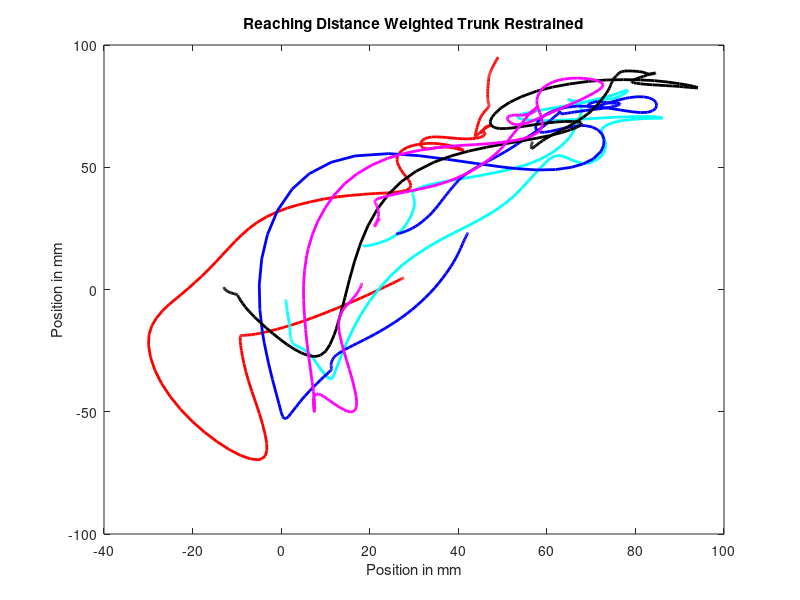

The MATLAB script that drew this image:
%% ACT 3D Reaching Distance trunk restrained

%LOADING
%trials 23,24,25,29,32

%shoulder position for all trials
 shoulderx = 0.0869251009589711;
 shouldery = 0.404403749533378;
 shoulderz = -0.0828616048932728;

%trial 23
load('Target_23_1_table.mat')

x23 = cell2mat(trialData(3,2:353))*1000;
y23 = cell2mat(trialData(4,2:353))*1000;

%Reaching distance
reach23 = sqrt((x23-shoulderx).^2+(y23-shouldery).^2);

%Finding Max distance
maxdist23 = max(reach23); % same as end index 

%trial24 
load('Target_24_1_table.mat')

x24 = cell2mat(trialData(3,2:353))*1000;
y24 = cell2mat(trialData(4,2:353))*1000;

%trial25
load('Target_25_1_table.mat')

x25 = cell2mat(trialData(3,2:353))*1000;
y25 = cell2mat(trialData(4,2:353))*1000;

%trial29 
load('Target_29_1_table.mat')

x29 = cell2mat(trialData(3,2:353))*1000;
y29 = cell2mat(trialData(4,2:353))*1000;

%trial32
load('Target_32_1_table.mat')

x32 = cell2mat(trialData(3,2:353))*1000;
y32 = cell2mat(trialData(4,2:353))*1000;

figure(1)
plot(x23,-y23,'r','LineWidth',2)
hold on
plot(x24,-y24,'c','LineWidth',2)
plot(x25,-y25,'b','LineWidth',2)
plot(x29,-y29,'k','LineWidth',2)
plot(x32,-y32,'m','LineWidth',2)
title('Reaching Distance Weighted Trunk Restrained')
xlabel('Position in mm')
ylabel('Position in mm')


% Finding the max reaching distance











